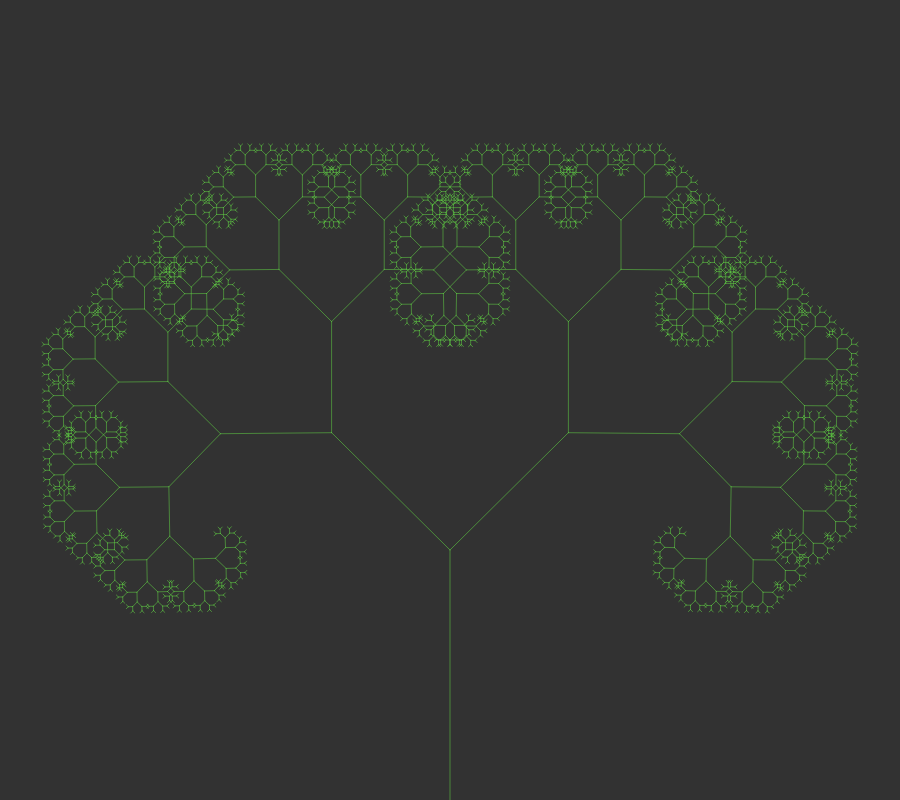
Frame 1 (no input)
Frame 60 (no input): identical to frame 1, image omitted
Frame 120 (the mouse pressed at the canvas centre since frame 60): identical to frame 1, image omitted

The p5.js sketch that drew this single still picture (run headless with seeded random() and noise() and a simulated clock; from frame 60 on, the mouse is pressed at the canvas centre):

// p5.js sketch
// ── sketch.js


let angle;
let slider;

function setup() {
  createCanvas(900, 800);
  slider = createSlider(0, TWO_PI, PI / 4, 0.01);
}

function draw() {
  background(50);
  angle = slider.value();
  stroke(100,220,70);
  strokeWeight(0.5);
  translate(width * 0.5, height);
  branch(250);
}

function branch(len) {
  line(0, 0, 0, -len);
  translate(0, -len);
  
  if (len > PI) {
    push();
    rotate(angle);
    branch(len * (2/3));
    pop();
    push();
    rotate(-angle);
    branch(len * (2/3));
    pop();
  }
}
